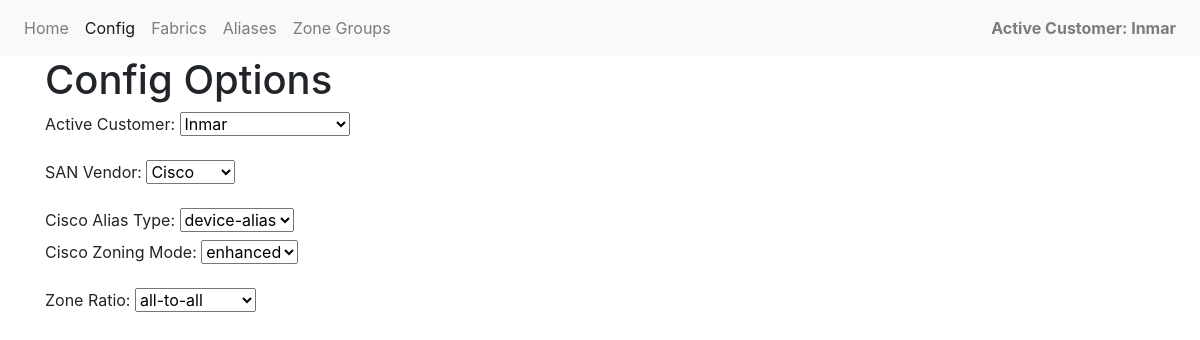
The app's page /config/, older data.
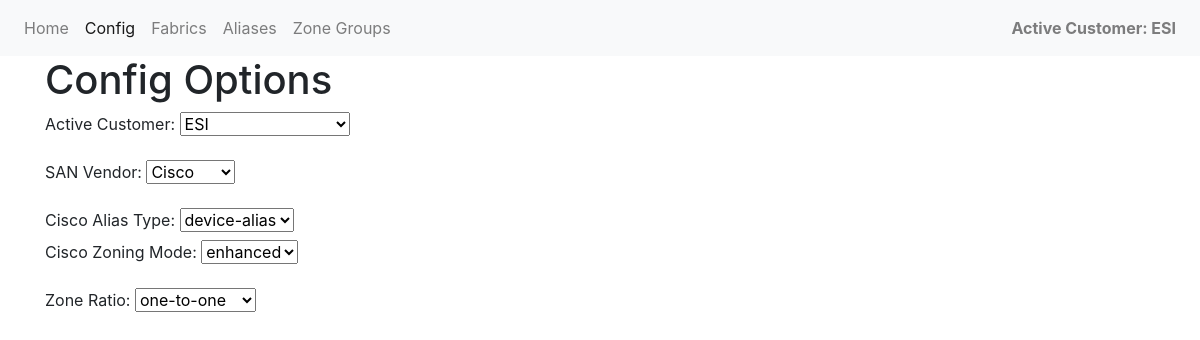
The same page, newer data.
### san_app/models.py (models this page shows)
class Customer(models.Model):
    name = models.CharField(max_length=200, unique=True)
    class Meta:
        ordering = ['name']
    def __str__(self):
        return self.name

class Config(models.Model):
    customer = models.ForeignKey(Customer, related_name='active_customer',
                        on_delete=models.CASCADE)
    san_vendor = models.CharField(
        max_length=7,
        choices=[
            ('BR', 'Brocade'),
            ('CI', 'Cisco'),
        ]
    )
    cisco_alias = models.CharField(
        max_length=15,
        choices=[
            ('device-alias', 'device-alias'),
            ('fcalias', 'fcalias')
        ]
    )
    cisco_zoning_mode = models.CharField(
        max_length=15,
        choices=[
            ('basic','basic'),
            ('enhanced','enhanced')
        ]
    )
    zone_ratio = models.CharField(
        max_length=20,
        choices=[
            ('one-to-one','one-to-one'),
            ('one-to-many', 'one-to-many'),
            ('all-to-all', 'all-to-all')
        ]
    )

### san_app/views.py (the view)
# urls.py: path('config/', views.config, name='config'),
def config(request):
    config_instance, created = Config.objects.get_or_create(pk=1)  # Get or create a single instance
    if request.method == 'POST':
        form = ConfigForm(request.POST, instance=config_instance)
        if form.is_valid():
            form.save()
            return redirect('config')  # Redirect back to the config page
    else:
        form = ConfigForm(instance=config_instance)
    config = Config.objects.first()
    context = {'form': form, 'active_customer': config.customer}
    return render(request, 'config.html', context)

### san_app/forms.py
class ConfigForm(forms.ModelForm):
    class Meta:
        model = Config
        fields = ['customer', 'san_vendor', 'cisco_alias', 'cisco_zoning_mode', 'zone_ratio']

### san_app/context_processors.py (called while the page is built)
def active_customer(request):
    config = Config.objects.select_related('customer').first()
    return {'active_customer': config.customer if config else None}

### san_app/templates/config.html (shortened to what this page needs)
<!DOCTYPE html>
{% extends "base_generic.html" %}
{% block content %}
<h1>Config Options</h1>
<form id="config-form" method="POST" action="">
  <div class="form-group">
    <label for="{{ form.customer.id_for_label }}">Active Customer:</label>
    {{ form.customer }}
  </div>
  <div class="form-group">
      <label for="{{ form.san_vendor.id_for_label }}">SAN Vendor:</label>
      {{ form.san_vendor }}
  </div>
  <div id="cisco-fields-container" class="form-group">
      <div>
          <label for="{{ form.cisco_alias.id_for_label }}">Cisco Alias Type:</label>
          {{ form.cisco_alias }}
      </div>
      <div>
          <label for="{{ form.cisco_zoning_mode.id_for_label }}">Cisco Zoning Mode:</label>
          {{ form.cisco_zoning_mode }}
      </div>
  </div>
  <div class="form-group">
      <label for="{{ form.zone_ratio.id_for_label }}">Zone Ratio:</label>
      {{ form.zone_ratio }}
  </div>
</form>
{% endblock %}

### san_app/templates/base_generic.html (shortened to what this page needs)
<!DOCTYPE html>
{% load static %}
<html lang="en">
<head>
    <link href="{% static 'san_app/handsontable/handsontable.full.min.css' %}" rel="stylesheet">
    <link rel="stylesheet" type="text/css" href="{% static 'css/main.css' %}">
    <link rel="stylesheet" href="https://cdn.jsdelivr.net/npm/bootstrap@4.0.0/dist/css/bootstrap.min.css">
</head>
<body>
    <nav class="navbar navbar-expand-lg navbar-light bg-light">
        <div class="collapse navbar-collapse" id="navbarNavAltMarkup">
            <div class="navbar-nav">
                <a class="nav-item nav-link {% if request.resolver_match.url_name == 'index' %}active{% endif %}" href="{% url 'index' %}">Home</a>
                <a class="nav-item nav-link {% if request.resolver_match.url_name == 'config' %}active{% endif %}" href="{% url 'config' %}">Config</a>
                <a class="nav-item nav-link {% if request.resolver_match.url_name == 'fabrics' %}active{% endif %}" href="{% url 'fabrics' %}">Fabrics</a>
                <a class="nav-item nav-link {% if request.resolver_match.url_name == 'aliases' %}active{% endif %}" href="{% url 'aliases' %}">Aliases</a>
                <a class="nav-item nav-link {% if request.resolver_match.url_name == 'zones_groups' %}active{% endif %}" href="{% url 'zone_groups' %}">Zone Groups</a>
            </div>
            <div id="active-customer-placeholder" class="navbar-nav ml-auto">
                {% if active_customer %}
                    <a class="nav-item nav-link active-customer">Active Customer: {{ active_customer.name }}</a>
                {% else %}
                    <a class="nav-item nav-link" href="#">No Active Customer</a>
                {% endif %}
            </div>
        </div>
    </nav>
    <main>
        <div class="container">
        {% block content %}{% endblock %}
        </div>
    </main>
</body>
</html>

### san_app/static/css/main.css (style rules this page uses)
.active-customer { background-color: #f8f9fa; font-weight: bold; }

Row changes from the older to the newer data that the page shows:
removed Customer: name "Inmar"
now on this page (row unchanged): Customer: name "ESI"
changed Config "Cisco": customer "Inmar" → "ESI"; zone_ratio "all-to-all" → "one-to-one"
